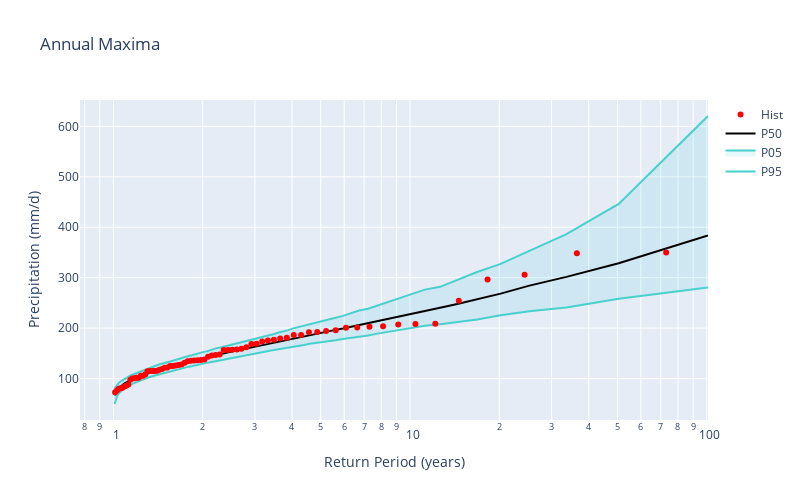

The notebook cell this image was saved under:
### Code cell
fig = go.Figure()
fig.add_trace(go.Scatter(x=trp_sim, y=p95, mode='lines', name='P95', marker_color='mediumturquoise'))
fig.add_trace(go.Scatter(x=trp_sim, y=p05, mode='lines', name='P05', marker_color='mediumturquoise',  fill='tonexty', fillcolor='rgba(0, 181, 204, 0.10)'))
fig.add_trace(go.Scatter(x=trp_sim, y=p50, mode='lines', name='P50', marker_color='black'))
fig.add_trace(go.Scatter(x=trp_hist, y=trp_hist_val, mode='markers', name='Hist', marker_color='red'))


fig.update_xaxes(type="log")
fig.update_layout(    
    xaxis_title = "Return Period (years)",
    yaxis_title = "Precipitation (mm/d)",
    title = 'Annual Maxima',
    width=800, height=500
)
fig.show()
